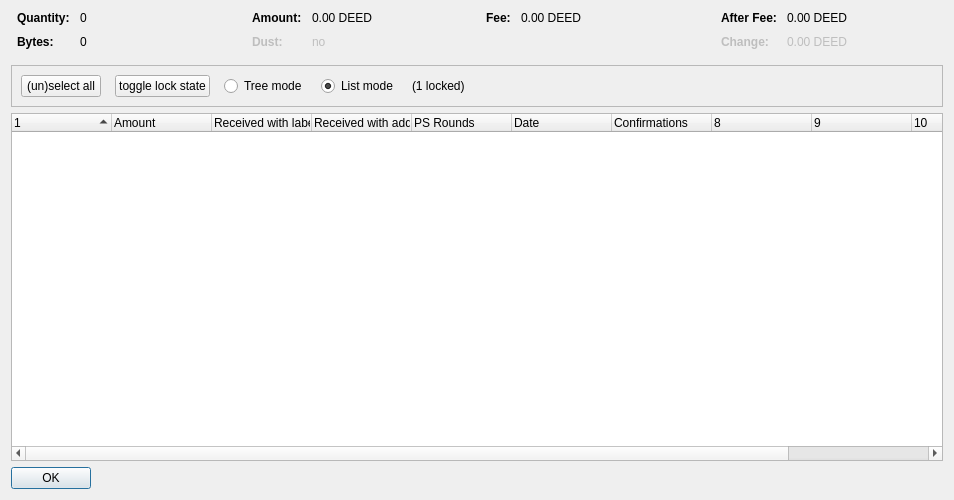
<?xml version="1.0" encoding="UTF-8"?>
<ui version="4.0">
 <class>CoinControlDialog</class>
 <widget class="QDialog" name="CoinControlDialog">
  <property name="geometry">
   <rect>
    <x>0</x>
    <y>0</y>
    <width>954</width>
    <height>500</height>
   </rect>
  </property>
  <property name="windowTitle">
   <string>Coin Selection</string>
  </property>
  <layout class="QVBoxLayout" name="verticalLayout">
   <item>
    <layout class="QHBoxLayout" name="horizontalLayoutTop" stretch="0,0,0,0">
     <property name="topMargin">
      <number>0</number>
     </property>
     <property name="bottomMargin">
      <number>10</number>
     </property>
     <item>
      <layout class="QFormLayout" name="formLayoutCoinControl1">
       <property name="horizontalSpacing">
        <number>10</number>
       </property>
       <property name="verticalSpacing">
        <number>10</number>
       </property>
       <property name="leftMargin">
        <number>6</number>
       </property>
       <property name="rightMargin">
        <number>6</number>
       </property>
       <item row="0" column="0">
        <widget class="QLabel" name="labelCoinControlQuantityText">
         <property name="font">
          <font>
           <weight>75</weight>
           <bold>true</bold>
          </font>
         </property>
         <property name="text">
          <string>Quantity:</string>
         </property>
        </widget>
       </item>
       <item row="0" column="1">
        <widget class="QLabel" name="labelCoinControlQuantity">
         <property name="cursor">
          <cursorShape>IBeamCursor</cursorShape>
         </property>
         <property name="contextMenuPolicy">
          <enum>Qt::ActionsContextMenu</enum>
         </property>
         <property name="text">
          <string notr="true">0</string>
         </property>
         <property name="textInteractionFlags">
          <set>Qt::LinksAccessibleByMouse|Qt::TextSelectableByKeyboard|Qt::TextSelectableByMouse</set>
         </property>
        </widget>
       </item>
       <item row="1" column="0">
        <widget class="QLabel" name="labelCoinControlBytesText">
         <property name="font">
          <font>
           <weight>75</weight>
           <bold>true</bold>
          </font>
         </property>
         <property name="text">
          <string>Bytes:</string>
         </property>
        </widget>
       </item>
       <item row="1" column="1">
        <widget class="QLabel" name="labelCoinControlBytes">
         <property name="cursor">
          <cursorShape>IBeamCursor</cursorShape>
         </property>
         <property name="contextMenuPolicy">
          <enum>Qt::ActionsContextMenu</enum>
         </property>
         <property name="text">
          <string notr="true">0</string>
         </property>
         <property name="textInteractionFlags">
          <set>Qt::LinksAccessibleByMouse|Qt::TextSelectableByKeyboard|Qt::TextSelectableByMouse</set>
         </property>
        </widget>
       </item>
      </layout>
     </item>
     <item>
      <layout class="QFormLayout" name="formLayoutCoinControl2">
       <property name="horizontalSpacing">
        <number>10</number>
       </property>
       <property name="verticalSpacing">
        <number>10</number>
       </property>
       <property name="leftMargin">
        <number>6</number>
       </property>
       <property name="rightMargin">
        <number>6</number>
       </property>
       <item row="0" column="0">
        <widget class="QLabel" name="labelCoinControlAmountText">
         <property name="font">
          <font>
           <weight>75</weight>
           <bold>true</bold>
          </font>
         </property>
         <property name="text">
          <string>Amount:</string>
         </property>
        </widget>
       </item>
       <item row="0" column="1">
        <widget class="QLabel" name="labelCoinControlAmount">
         <property name="cursor">
          <cursorShape>IBeamCursor</cursorShape>
         </property>
         <property name="contextMenuPolicy">
          <enum>Qt::ActionsContextMenu</enum>
         </property>
         <property name="text">
          <string notr="true">0.00 DEED</string>
         </property>
         <property name="textInteractionFlags">
          <set>Qt::LinksAccessibleByMouse|Qt::TextSelectableByKeyboard|Qt::TextSelectableByMouse</set>
         </property>
        </widget>
       </item>
       <item row="1" column="0">
        <widget class="QLabel" name="labelCoinControlLowOutputText">
         <property name="enabled">
          <bool>false</bool>
         </property>
         <property name="font">
          <font>
           <weight>75</weight>
           <bold>true</bold>
          </font>
         </property>
         <property name="text">
          <string>Dust:</string>
         </property>
        </widget>
       </item>
       <item row="1" column="1">
        <widget class="QLabel" name="labelCoinControlLowOutput">
         <property name="enabled">
          <bool>false</bool>
         </property>
         <property name="cursor">
          <cursorShape>IBeamCursor</cursorShape>
         </property>
         <property name="contextMenuPolicy">
          <enum>Qt::ActionsContextMenu</enum>
         </property>
         <property name="text">
          <string notr="true">no</string>
         </property>
         <property name="textInteractionFlags">
          <set>Qt::LinksAccessibleByMouse|Qt::TextSelectableByKeyboard|Qt::TextSelectableByMouse</set>
         </property>
        </widget>
       </item>
      </layout>
     </item>
     <item>
      <layout class="QFormLayout" name="formLayoutCoinControl3">
       <property name="horizontalSpacing">
        <number>10</number>
       </property>
       <property name="verticalSpacing">
        <number>10</number>
       </property>
       <property name="leftMargin">
        <number>6</number>
       </property>
       <property name="rightMargin">
        <number>6</number>
       </property>
       <item row="0" column="0">
        <widget class="QLabel" name="labelCoinControlFeeText">
         <property name="font">
          <font>
           <weight>75</weight>
           <bold>true</bold>
          </font>
         </property>
         <property name="text">
          <string>Fee:</string>
         </property>
        </widget>
       </item>
       <item row="0" column="1">
        <widget class="QLabel" name="labelCoinControlFee">
         <property name="cursor">
          <cursorShape>IBeamCursor</cursorShape>
         </property>
         <property name="contextMenuPolicy">
          <enum>Qt::ActionsContextMenu</enum>
         </property>
         <property name="text">
          <string notr="true">0.00 DEED</string>
         </property>
         <property name="textInteractionFlags">
          <set>Qt::LinksAccessibleByMouse|Qt::TextSelectableByKeyboard|Qt::TextSelectableByMouse</set>
         </property>
        </widget>
       </item>
      </layout>
     </item>
     <item>
      <layout class="QFormLayout" name="formLayoutCoinControl4">
       <property name="horizontalSpacing">
        <number>10</number>
       </property>
       <property name="verticalSpacing">
        <number>10</number>
       </property>
       <property name="leftMargin">
        <number>6</number>
       </property>
       <property name="rightMargin">
        <number>6</number>
       </property>
       <item row="0" column="0">
        <widget class="QLabel" name="labelCoinControlAfterFeeText">
         <property name="font">
          <font>
           <weight>75</weight>
           <bold>true</bold>
          </font>
         </property>
         <property name="text">
          <string>After Fee:</string>
         </property>
        </widget>
       </item>
       <item row="0" column="1">
        <widget class="QLabel" name="labelCoinControlAfterFee">
         <property name="cursor">
          <cursorShape>IBeamCursor</cursorShape>
         </property>
         <property name="contextMenuPolicy">
          <enum>Qt::ActionsContextMenu</enum>
         </property>
         <property name="text">
          <string notr="true">0.00 DEED</string>
         </property>
         <property name="textInteractionFlags">
          <set>Qt::LinksAccessibleByMouse|Qt::TextSelectableByKeyboard|Qt::TextSelectableByMouse</set>
         </property>
        </widget>
       </item>
       <item row="1" column="0">
        <widget class="QLabel" name="labelCoinControlChangeText">
         <property name="enabled">
          <bool>false</bool>
         </property>
         <property name="font">
          <font>
           <weight>75</weight>
           <bold>true</bold>
          </font>
         </property>
         <property name="text">
          <string>Change:</string>
         </property>
        </widget>
       </item>
       <item row="1" column="1">
        <widget class="QLabel" name="labelCoinControlChange">
         <property name="enabled">
          <bool>false</bool>
         </property>
         <property name="cursor">
          <cursorShape>IBeamCursor</cursorShape>
         </property>
         <property name="contextMenuPolicy">
          <enum>Qt::ActionsContextMenu</enum>
         </property>
         <property name="text">
          <string notr="true">0.00 DEED</string>
         </property>
         <property name="textInteractionFlags">
          <set>Qt::LinksAccessibleByMouse|Qt::TextSelectableByKeyboard|Qt::TextSelectableByMouse</set>
         </property>
        </widget>
       </item>
      </layout>
     </item>
    </layout>
   </item>
   <item>
    <widget class="QFrame" name="frame">
     <property name="minimumSize">
      <size>
       <width>0</width>
       <height>40</height>
      </size>
     </property>
     <property name="frameShape">
      <enum>QFrame::StyledPanel</enum>
     </property>
     <property name="frameShadow">
      <enum>QFrame::Sunken</enum>
     </property>
     <layout class="QHBoxLayout" name="horizontalLayout">
      <item>
       <layout class="QHBoxLayout" name="horizontalLayoutPanel" stretch="0,0,0,0,0,0">
        <property name="spacing">
         <number>14</number>
        </property>
        <item>
         <widget class="QPushButton" name="pushButtonSelectAll">
          <property name="sizePolicy">
           <sizepolicy hsizetype="Maximum" vsizetype="Fixed">
            <horstretch>0</horstretch>
            <verstretch>0</verstretch>
           </sizepolicy>
          </property>
          <property name="text">
           <string>(un)select all</string>
          </property>
          <property name="autoDefault">
           <bool>false</bool>
          </property>
         </widget>
        </item>
        <item>
         <widget class="QPushButton" name="pushButtonToggleLock">
          <property name="sizePolicy">
           <sizepolicy hsizetype="Maximum" vsizetype="Fixed">
            <horstretch>0</horstretch>
            <verstretch>0</verstretch>
           </sizepolicy>
          </property>
          <property name="text">
           <string>toggle lock state</string>
          </property>
          <property name="autoDefault">
           <bool>false</bool>
          </property>
         </widget>
        </item>
        <item>
         <widget class="QRadioButton" name="radioTreeMode">
          <property name="sizePolicy">
           <sizepolicy hsizetype="Maximum" vsizetype="Fixed">
            <horstretch>0</horstretch>
            <verstretch>0</verstretch>
           </sizepolicy>
          </property>
          <property name="text">
           <string>Tree mode</string>
          </property>
         </widget>
        </item>
        <item>
         <widget class="QRadioButton" name="radioListMode">
          <property name="sizePolicy">
           <sizepolicy hsizetype="Maximum" vsizetype="Fixed">
            <horstretch>0</horstretch>
            <verstretch>0</verstretch>
           </sizepolicy>
          </property>
          <property name="text">
           <string>List mode</string>
          </property>
          <property name="checked">
           <bool>true</bool>
          </property>
         </widget>
        </item>
        <item>
         <widget class="QLabel" name="labelLocked">
          <property name="text">
           <string>(1 locked)</string>
          </property>
         </widget>
        </item>
        <item>
         <spacer name="horizontalSpacer">
          <property name="orientation">
           <enum>Qt::Horizontal</enum>
          </property>
          <property name="sizeHint" stdset="0">
           <size>
            <width>40</width>
            <height>20</height>
           </size>
          </property>
         </spacer>
        </item>
       </layout>
      </item>
     </layout>
    </widget>
   </item>
   <item>
    <widget class="CoinControlTreeWidget" name="treeWidget">
     <property name="contextMenuPolicy">
      <enum>Qt::CustomContextMenu</enum>
     </property>
     <property name="sortingEnabled">
      <bool>false</bool>
     </property>
     <property name="columnCount">
      <number>11</number>
     </property>
     <attribute name="headerShowSortIndicator" stdset="0">
      <bool>true</bool>
     </attribute>
     <attribute name="headerStretchLastSection">
      <bool>false</bool>
     </attribute>
     <column>
      <property name="text">
       <string/>
      </property>
     </column>
     <column>
      <property name="text">
       <string>Amount</string>
      </property>
     </column>
     <column>
      <property name="text">
       <string>Received with label</string>
      </property>
     </column>
     <column>
      <property name="text">
       <string>Received with address</string>
      </property>
     </column>
     <column>
      <property name="text">
       <string>PS Rounds</string>
      </property>
     </column>
     <column>
      <property name="text">
       <string>Date</string>
      </property>
     </column>
     <column>
      <property name="text">
       <string>Confirmations</string>
      </property>
      <property name="toolTip">
       <string>Confirmed</string>
      </property>
     </column>
     <column>
      <property name="text">
       <string/>
      </property>
     </column>
     <column>
      <property name="text">
       <string/>
      </property>
     </column>
     <column>
      <property name="text">
       <string/>
      </property>
     </column>
     <column>
      <property name="text">
       <string/>
      </property>
     </column>
    </widget>
   </item>
   <item>
    <widget class="QDialogButtonBox" name="buttonBox">
     <property name="sizePolicy">
      <sizepolicy hsizetype="Maximum" vsizetype="Fixed">
       <horstretch>0</horstretch>
       <verstretch>0</verstretch>
      </sizepolicy>
     </property>
     <property name="orientation">
      <enum>Qt::Horizontal</enum>
     </property>
     <property name="standardButtons">
      <set>QDialogButtonBox::Ok</set>
     </property>
    </widget>
   </item>
  </layout>
 </widget>
 <customwidgets>
  <customwidget>
   <class>CoinControlTreeWidget</class>
   <extends>QTreeWidget</extends>
   <header>coincontroltreewidget.h</header>
  </customwidget>
 </customwidgets>
 <resources/>
 <connections/>
</ui>
